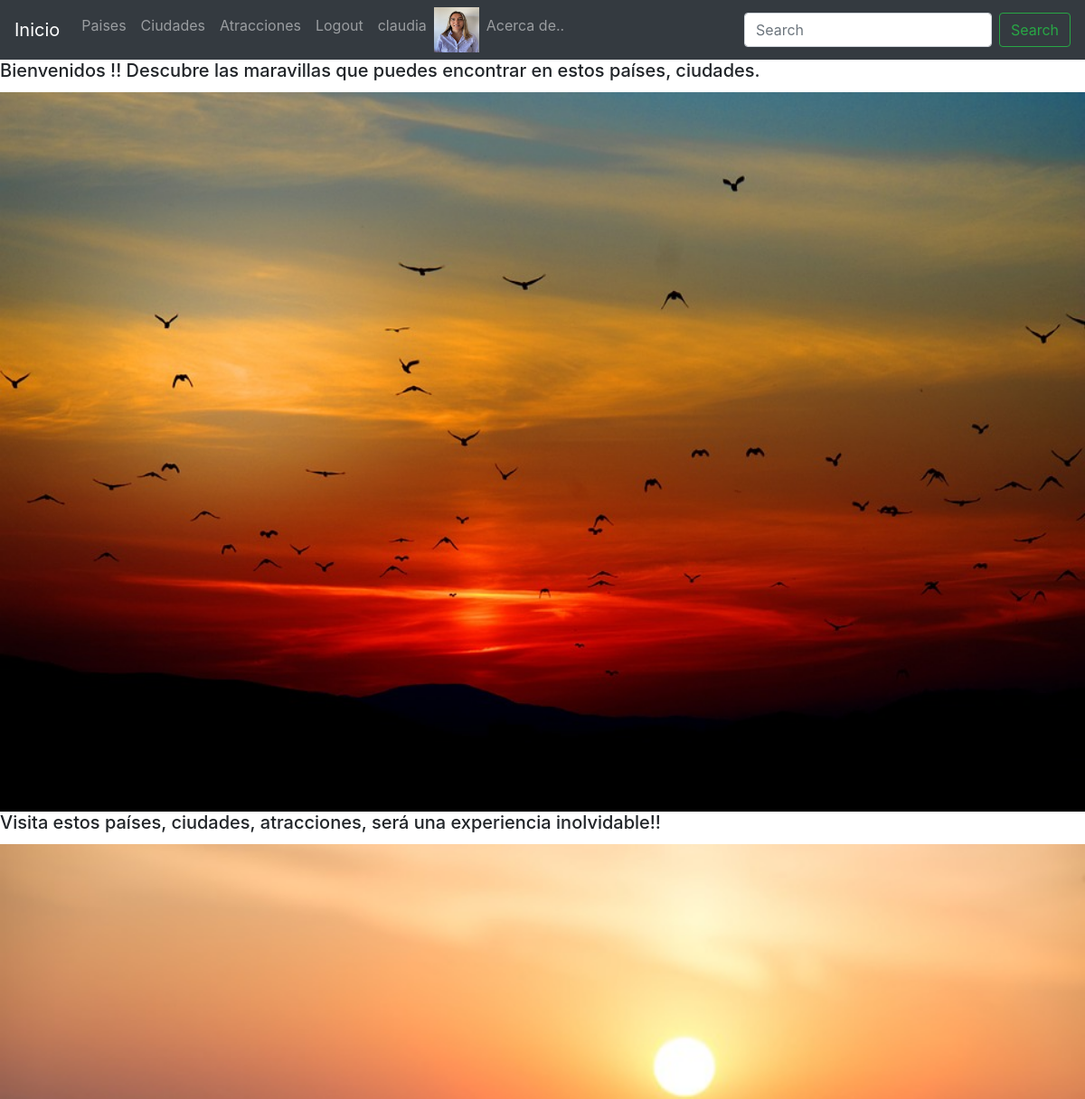
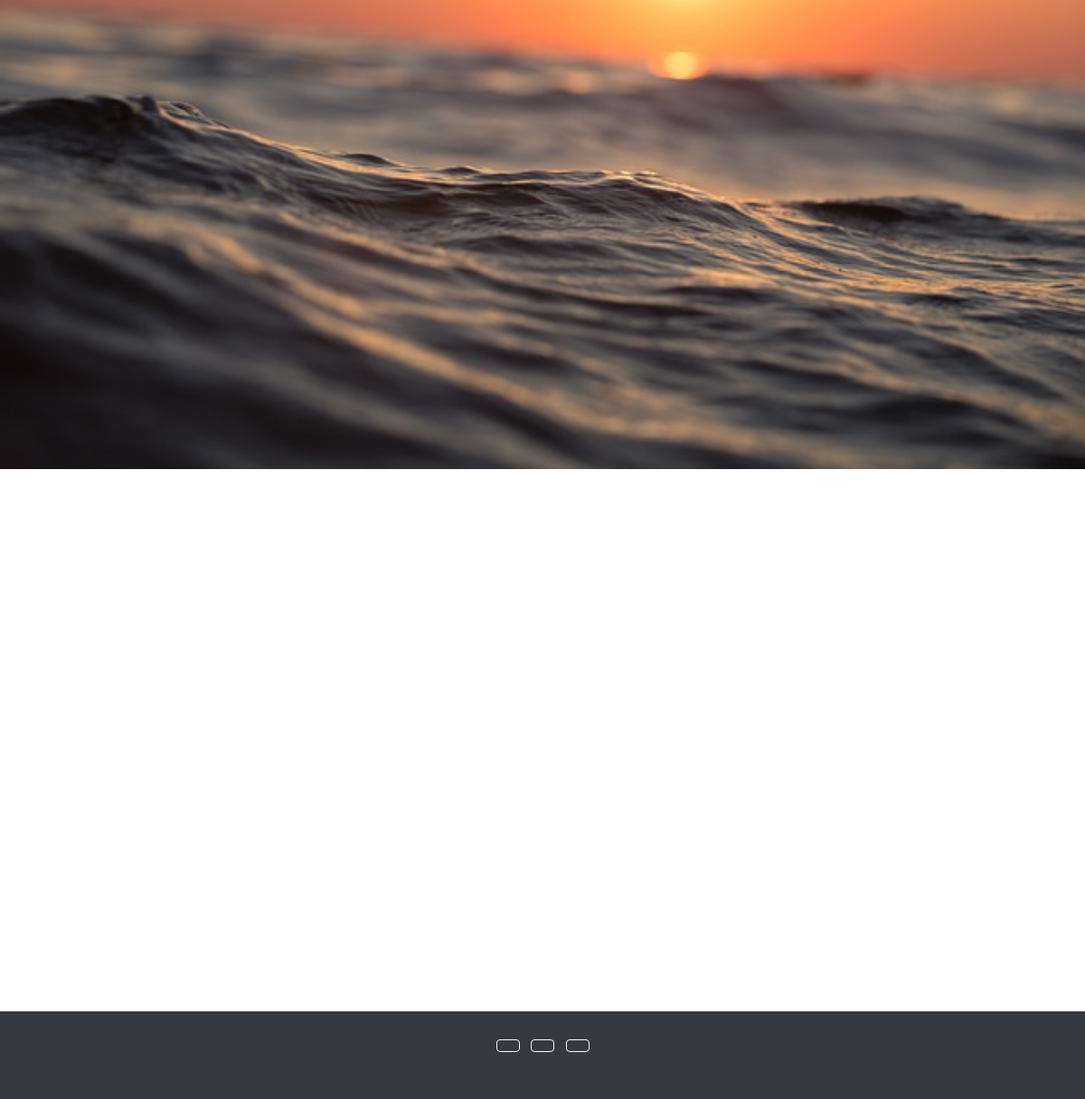
Screenshot of / (signed in) with the database file from the repository (2 pictures, top to bottom).
### usuarios/models.py (models this page shows)
class UsuarioPerfil(models.Model):
    usuario = models.OneToOneField(User, on_delete=models.CASCADE, related_name='profile')
    telefono = models.CharField(max_length=25, null=True, blank=True)
    fecha_nac = models.DateField(null=True, blank=True)
    foto = models.ImageField(upload_to='profile_images', null=True, blank=True)

### galeria/models.py (models this page shows)
class Galeria(models.Model):
    texto= models.CharField(max_length=100)
    foto = models.ImageField(upload_to='foto_images', null=True, blank=True)

### proyecto/views.py (the view)
# urls.py: path('', index, name='index'),
def index(request):
    galeria = Galeria.objects.all()
    context = {
        'galeria':galeria,
    }
    return render(request,'index.html',context=context)

### templates/index.html (shortened to what this page needs)
{% extends 'base.html' %}
{% block content %}
{% for gal in galeria %}
    <h5 class="card-title">{{gal.texto}}</h5>
    <img style="width:100%;"  src="{{gal.foto.url}}"/>
{% endfor %}
{% endblock %}

### templates/base.html (shortened to what this page needs)
<!DOCTYPE html>
<html lang="en">
<head>
    <link rel="stylesheet" href="https://cdn.jsdelivr.net/npm/bootstrap@4.6.2/dist/css/bootstrap.min.css"
>
</head>
<body>
    <header>
        <nav class="navbar navbar-expand-lg navbar-dark bg-dark">
            <a class="navbar-brand" href="/">Inicio</a>
            <div class="collapse navbar-collapse" id="navbarSupportedContent">
                <ul class="navbar-nav mr-auto">
                    <li class="nav-item">
                        <a class="nav-link" href="/paises/listar-paises/">Paises</a>
                    </li>
                    <li class="nav-item">
                        <a class="nav-link" href="/ciudades/listar-ciudades/">Ciudades</a>
                    </li>
                    <li class="nav-item">
                        <a class="nav-link" href="/atracciones/listar-atracciones/">Atracciones</a>
                    </li>
                    {% if request.user.is_authenticated %}
                    <li class="nav-item">
                        <a class="nav-link" href="/usuarios/logout/">Logout</a>
                    </li>
                    <li class="nav-item">
                        <a class="nav-link" href="/usuarios/actualizar/">{{request.user.username}}</a>
                    </li>
                        {% if request.user.profile.profile_picture.url != '' %}
                            <img src="{{request.user.profile.foto.url}}" alt="foto" width="50px" height="50px">
                        {% endif %}
                    {% endif %}
                    <li class="nav-item">
                        <a class="nav-link" href="/galeria/acercade/">Acerca de..</a>
                    </li>
                </ul>
                <form class="form-inline my-2 my-lg-0" action="/paises/listar-paises/" method="GET">
                    <input class="form-control mr-sm-2" type="search" placeholder="Search" aria-label="Search" name="search">
                    <button class="btn btn-outline-success my-2 my-sm-0" type="submit">Search</button>
                </form>
            </div>
        </nav>
    </header>
    {% block content %}
    {% endblock %}
    <footer class="bg-dark text-center text-white" style="margin-top:600px;">
        <div class="container p-4">
        <section class="mb-4">
            <a class="btn btn-outline-light btn-floating m-1" href="#!" role="button"
            ></a>
            <a class="btn btn-outline-light btn-floating m-1" href="#!" role="button"
            ></a>
            <a class="btn btn-outline-light btn-floating m-1" href="#!" role="button"
            ></a>
</body>
</html>

### rows the page displays
Galeria: texto "Bienvenidos !! Descubre las maravillas que puedes encontrar en estos países, ciudades.", foto (picture)
Galeria: texto "Visita estos países, ciudades, atracciones, será una experiencia inolvidable!!", foto (picture)

### other values shown
{{ request.user.username }} "claudia"
